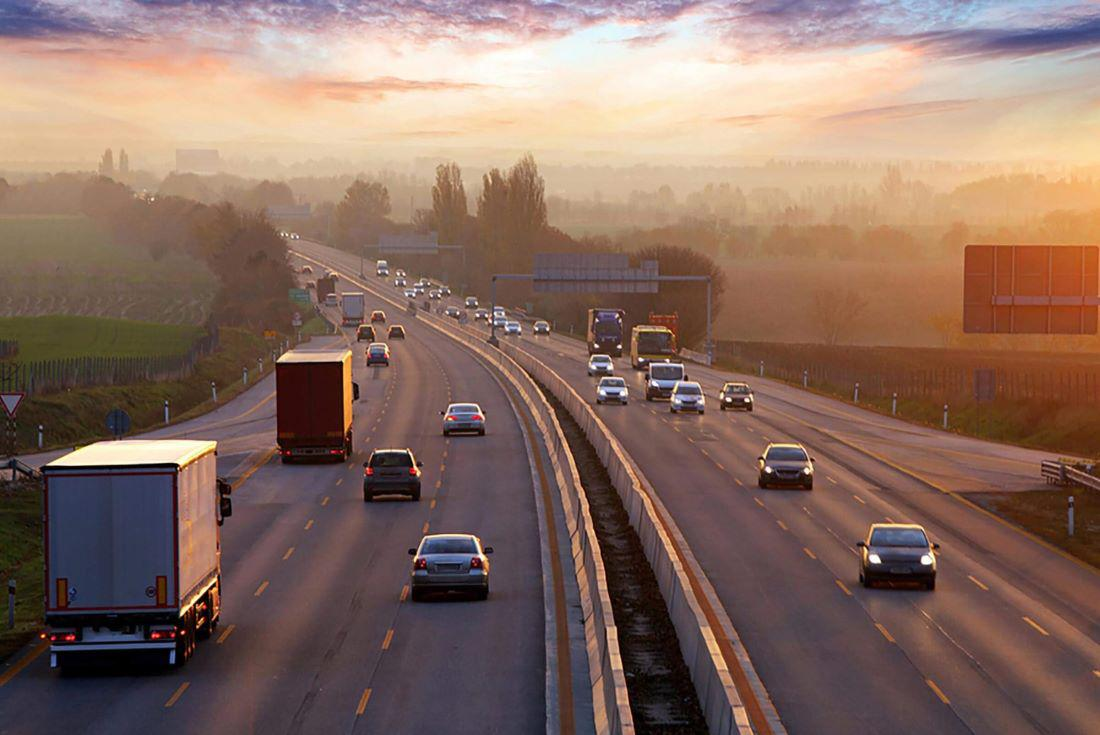
#> input picture opencv/image.jpg, 1100 x 735 px
$ python Canny-Edge-Detection.py
#> lines starting #> are read from the running program, lines starting #| are printed output that depends on the picture
import cv2

FILE_NAME = 'image.jpg'
img = cv2.imread(FILE_NAME)
#> img is the input picture: shape (735, 1100, 3); mean B, G, R 98.3, 109.4, 136.2
edges = cv2.Canny(img, 100, 200)
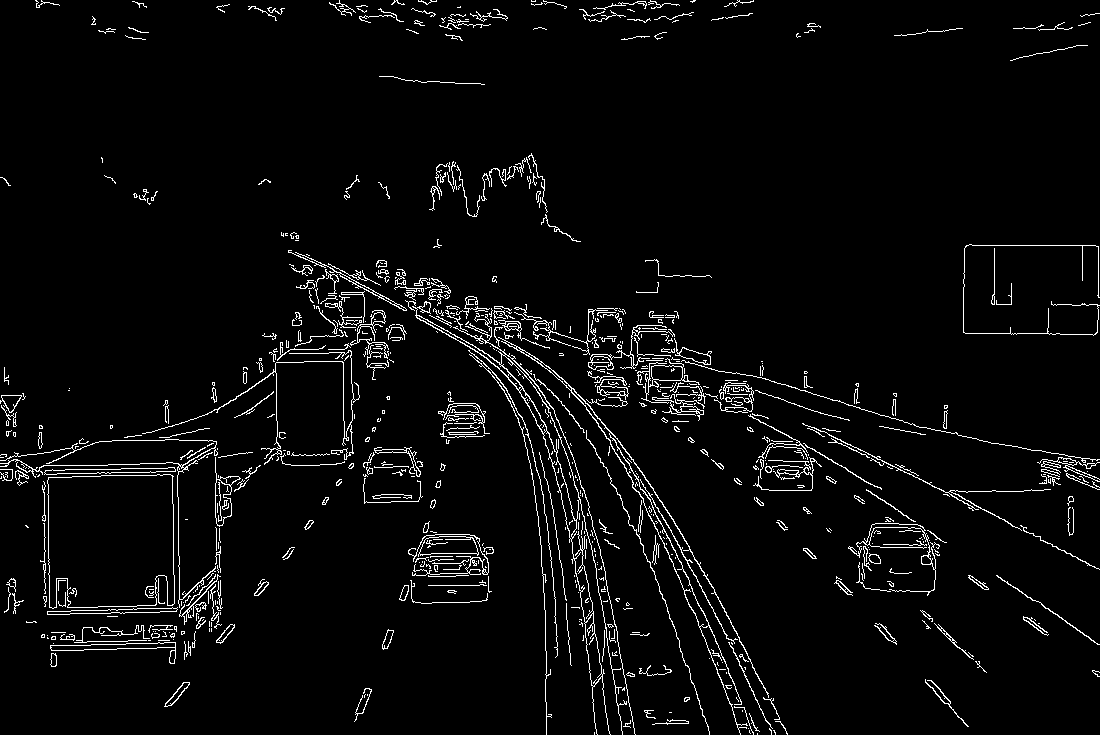
#> edges: shape (735, 1100); 3.8% white in thin lines or dots
cv2.imshow('Edges', edges)
cv2.waitKey(0)
cv2.destroyAllWindows()

$ run again, with opencv/parrot.webp saved as opencv/image.jpg
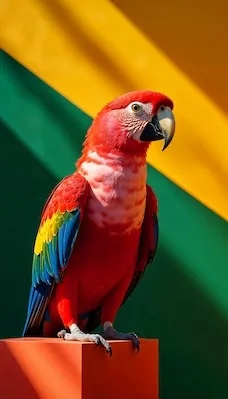
#> input picture opencv/parrot.webp, 228 x 399 px
#> img is the input picture: shape (399, 228, 3); mean B, G, R 29.6, 84.9, 118.1
#> `edges = cv2.Canny(img, 100, 200)`:
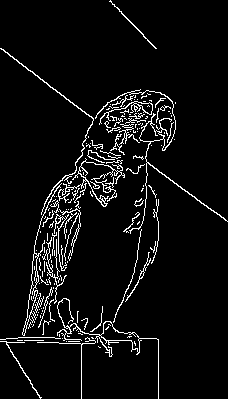
#> edges: shape (399, 228); 5.7% white in thin lines or dots
